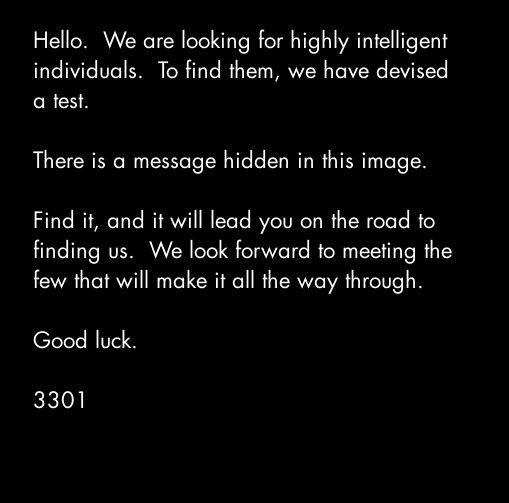
#> input picture resources/historical/cicada2012-first-image.jpg, 509 x 503 px
$ python lp2_2012_2016_centered_image_overlay_probe.py
#> lines starting #> are read from the running program, lines starting #| are printed output that depends on the picture; after the words box and inside, x2 and y2 are one past the last pixel; in counts of white or black regions, pixels touching at a corner belong together
"""Source-fixed 2012→2016 rotated-image inset check.

The 2012 source is 509x503; its quarter-turn is 503x509.
The 2016 source is 563x569, admitting exactly 30 pixels of margin
on every side. Evaluate both quarter-turn directions at this frozen
center position; cyclic shifts supply matched, spatially correlated
background comparisons. Prints numerical evidence only.
"""
from __future__ import annotations

import json
from pathlib import Path

import numpy as np
from PIL import Image

ROOT = Path(__file__).resolve().parents[1]
SOURCE_2012 = ROOT / "resources/historical/cicada2012-first-image.jpg"
SOURCE_2016 = ROOT / "resources/historical/cicada2016-4gq25.jpg"


def match(source: np.ndarray, dest: np.ndarray) -> dict[str, float | int]:
    """Score source/destination darkness alignment against every cyclic shift."""
    a = source.astype(np.float64)
    b = dest.astype(np.float64)
    assert a.shape == b.shape == (509, 503)
    a -= a.mean()
    b -= b.mean()
    scale = np.sqrt(np.sum(a * a) * np.sum(b * b))
    assert scale > 0
    scores = np.fft.ifft2(
        np.fft.fft2(a) * np.conjugate(np.fft.fft2(b))
    ).real / scale
    observed = float(scores[0, 0])
    rank = int(np.count_nonzero(scores >= observed - 1.0e-10))
    return {
        "center_correlation": round(observed, 8),
        "shift_null_mean": round(float(scores.mean()), 8),
        "shift_null_sd": round(float(scores.std()), 8),
        "shift_null_max": round(float(scores.max()), 8),
        "center_rank_of_256027": rank,
        "cyclic_upper_fraction": round(rank / scores.size, 8),
    }


def main() -> None:
    with Image.open(SOURCE_2012) as image:
#> image is the input picture: PIL image 509x503 RGB; min 0, max 255, mean 10.9
        assert image.size == (509, 503), image.size
        original = np.asarray(image.convert("L"))
    with Image.open(SOURCE_2016) as image:
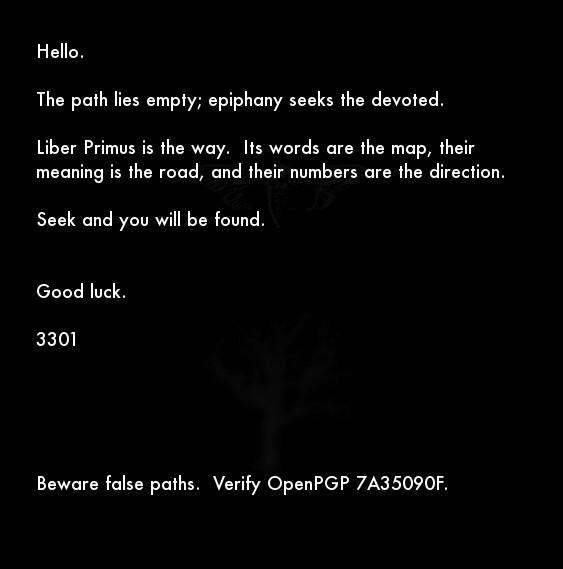
#> input picture resources/historical/cicada2016-4gq25.jpg, 563 x 569 px
#> image is the input picture: PIL image 563x569 RGB; min 0, max 255, mean 8.3
        assert image.size == (563, 569), image.size
        later = np.asarray(image.convert("L"))
    inset = later[30:539, 30:533]
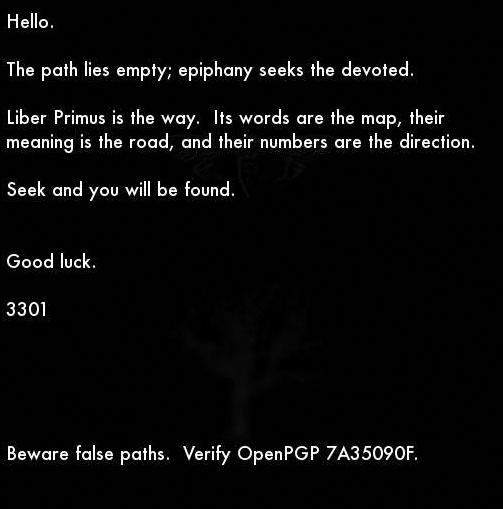
#> inset: shape (509, 503); min 0, max 255, mean 10.1
    assert inset.shape == (509, 503), inset.shape

    result: dict[str, object] = {
        "source_sizes_xy": {"2012": [509, 503], "2016": [563, 569]},
        "fixed_center_margins": [30, 30, 30, 30],
        "source_shape_after_rotation_yx": [509, 503],
        "tests": [],
    }
    tests: list[dict[str, object]] = []
    for quarter_turn in (1, 3):
        turned = np.rot90(original, k=quarter_turn)
        for threshold in (None, 224, 192, 160, 96):
            a = 255 - turned if threshold is None else (turned < threshold).astype(np.float64)
            b = 255 - inset if threshold is None else (inset < threshold).astype(np.float64)
            metrics = match(a, b)
            # Plant a deliberately visible aligned overlay while preserving
            # the real later picture as an unrelated background.
            planted = np.maximum(a, b)
            plant = match(a, planted)
            assert plant["center_correlation"] >= metrics["center_correlation"] - 1e-8
            tests.append({
                "quarter_turn_counterclockwise": quarter_turn,
                "channel": "grayscale_darkness" if threshold is None else f"ink_below_{threshold}",
                "original": metrics,
                "aligned_overlay_positive_control": {
                    "center_correlation": plant["center_correlation"],
                    "cyclic_upper_fraction": plant["cyclic_upper_fraction"],
                },
            })
#> this loop made 2 passes
#> pass 1, in main, `turned = np.rot90(original, k=quarter_turn)`:
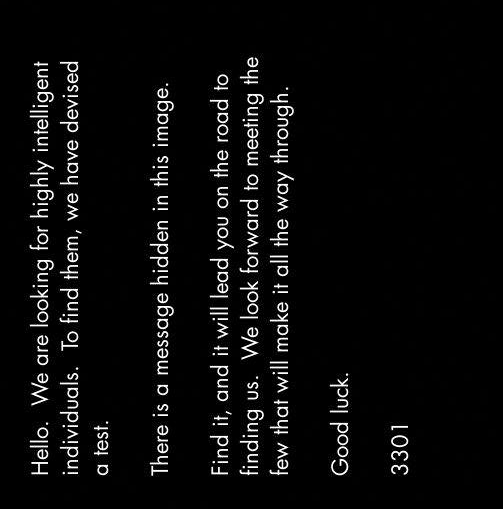
#> turned: shape (509, 503); min 0, max 255, mean 10.9
#> pass 2, in main, `turned = np.rot90(original, k=quarter_turn)`:
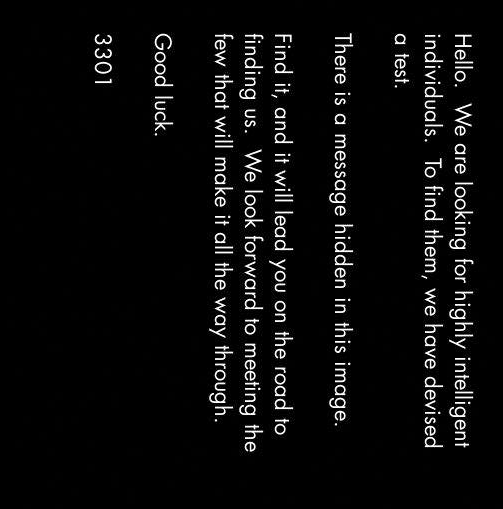
#> turned: shape (509, 503); min 0, max 255, mean 10.9
#> after the loop:
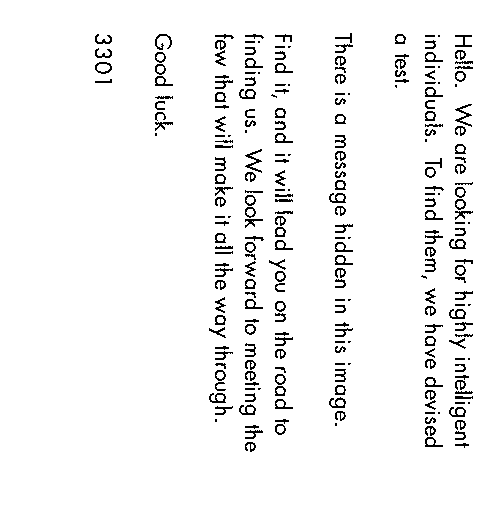
#> a: shape (509, 503) float64; values 0 (black) and 1 (white), 95.5% white; black in thin lines or dots, all inside (x1, y1, x2, y2) = (95, 33, 473, 452)
#> after the loop, tests = 10 items
    result["tests"] = tests
    print(json.dumps(result, indent=2))
#> (printed output is left out)


if __name__ == "__main__":
    main()
